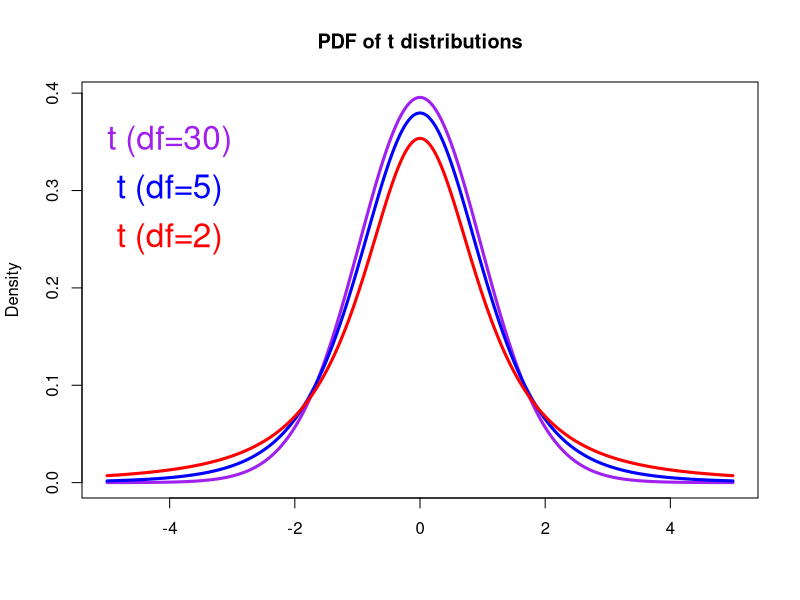
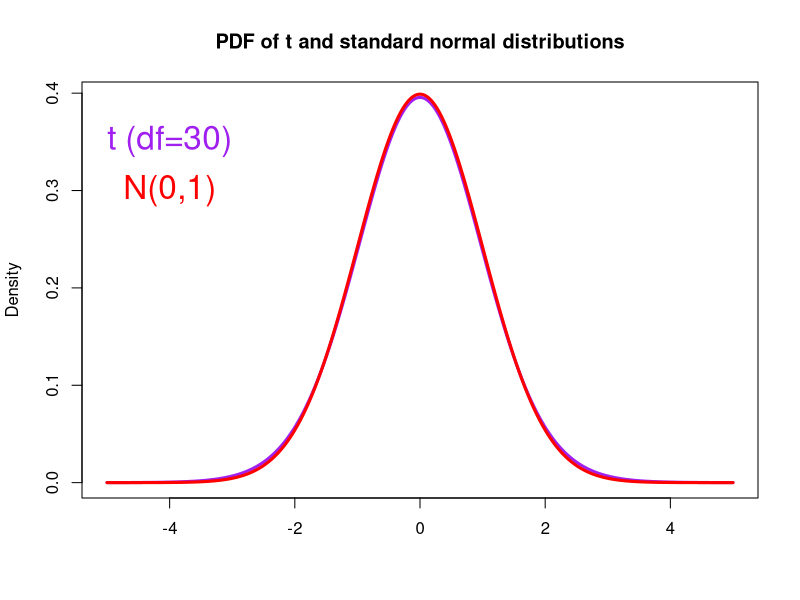

These charts were generated, in order, by the following R code:
## ---- chunk 1
library(ggpubr)
library(nortest)
## ---- chunk 2
# Sample
Sample   <- c(78, 83, 68, 72, 88)

# Baseline
Baseline <- 70

# Sample size
n        <- length(Sample)

# Spectrophotometer error SD
SD       <- 10

# Get Z-ratio
Z        <- (mean(Sample) - Baseline) / (SD/sqrt(n))

# Find the one-side p-value
# The pnorm function gives the Cumulative Distribution Function (CDF) 
# of the Normal distribution in R, which is the probability that 
# the variable takes a value lower or equal to a threshold (here Z).
# Here we use 1-pnorm to get the probability that the 
# variable takes a value higher than the threshold (Z).
P_value   <- 1 - pnorm(Z, mean=0, sd=1)

print(P_value)
## ---- chunk 3

# Make a vector from -5 to 5, with a step of 0.01 
x        <- seq(-5.0, 5.0, by=0.01)

# Compute the density for each element in x
# Set the degrees of freedom to be 30
density1 <- dt(x, df=30)

# Plot Density
plot(x, density1, col="purple", xlab="", ylab="Density", 
     type="l", lwd=3, cex=2, 
     xlim=c(-5.0, 5.0),
     main="PDF of t distributions")

# Compute and plot the density from another t distribution
# Set the degrees of freedom to be 5
density2  <- dt(x, df=5)
lines(x, density2, col="blue", xlab="", ylab="Density", 
      type="l", lwd=3, cex=2)

# Compute and plot the density from another t distribution
density3  <- dt(x, df=2)
lines(x, density3, col="red", xlab="", ylab="Density", 
      type="l", lwd=3, cex=2)

# Add legends
text(-4, 0.35, "t (df=30)", col="purple",   cex=2)
text(-4, 0.30, "t (df=5)", col="blue",  cex=2)
text(-4, 0.25, "t (df=2)", col="red", cex=2)

## ---- chunk 4

# Plot Density
plot(x, density1, col="purple", xlab="", ylab="Density", 
     type="l", lwd=3, cex=2, 
     xlim=c(-5.0, 5.0),
     main="PDF of t and standard normal distributions")

# Compute and plot the density from the normal distribution
density4  <- dnorm(x, mean = 0, sd = 1)
lines(x, density4, col="red", xlab="", ylab="Density", 
      type="l", lwd=3, cex=2)

text(-4, 0.35, "t (df=30)", col="purple",   cex=2)
text(-4, 0.30, "N(0,1)", col="red", cex=2)

## ---- chunk 5
# Sample
Sample   <- c(78, 83, 68, 72, 88)

# Baseline
Baseline <- 70

# Get sample size and degrees of freedom
n        <- length(Sample)
df       <- n - 1

# SE of the sample mean
SE       <- sd(Sample)/sqrt(n)

# Get t-ratio
t        <- (mean(Sample) - Baseline ) / SE

# Find the one-side p-value
# The pt function gives the Cumulative Distribution Function (CDF) 
# of the Student's t distribution in R, which is the probability that 
# the variable takes a value lower or equal to a threshold (here t).
# Here we that 1-pt to get the probability that the 
# variable takes a value higher than the threshold (t).
P_value  <- 1 - pt(t, df=df)

print(P_value)
## ---- chunk 6
# Sample
Sample   <- c(78, 83, 68, 72, 88)

# Call t.test function
# Here we compare the sample mean with a known mean (70)
# Since H1 states a positive bias, 
# we need to compute the one-side p-value
t.test(Sample, mu=70, alternative ="greater")
